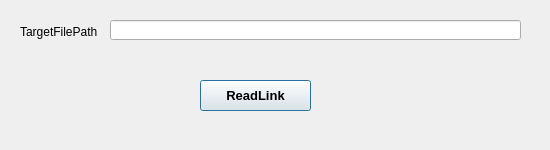
<?xml version="1.0" encoding="UTF-8"?>
<ui version="4.0">
 <class>LinkReader</class>
 <widget class="QDialog" name="LinkReader">
  <property name="geometry">
   <rect>
    <x>0</x>
    <y>0</y>
    <width>550</width>
    <height>150</height>
   </rect>
  </property>
  <property name="sizePolicy">
   <sizepolicy hsizetype="Fixed" vsizetype="Fixed">
    <horstretch>0</horstretch>
    <verstretch>0</verstretch>
   </sizepolicy>
  </property>
  <property name="minimumSize">
   <size>
    <width>550</width>
    <height>150</height>
   </size>
  </property>
  <property name="maximumSize">
   <size>
    <width>550</width>
    <height>150</height>
   </size>
  </property>
  <property name="font">
   <font>
    <weight>75</weight>
    <bold>true</bold>
   </font>
  </property>
  <property name="windowTitle">
   <string>LinkReader</string>
  </property>
  <widget class="QPushButton" name="readlinkButton">
   <property name="geometry">
    <rect>
     <x>200</x>
     <y>80</y>
     <width>111</width>
     <height>31</height>
    </rect>
   </property>
   <property name="font">
    <font>
     <pointsize>10</pointsize>
    </font>
   </property>
   <property name="text">
    <string>ReadLink</string>
   </property>
   <property name="default">
    <bool>true</bool>
   </property>
  </widget>
  <widget class="QLineEdit" name="lineEdit">
   <property name="geometry">
    <rect>
     <x>110</x>
     <y>20</y>
     <width>411</width>
     <height>20</height>
    </rect>
   </property>
   <property name="font">
    <font>
     <weight>50</weight>
     <bold>false</bold>
    </font>
   </property>
   <property name="focusPolicy">
    <enum>Qt::ClickFocus</enum>
   </property>
   <property name="readOnly">
    <bool>true</bool>
   </property>
  </widget>
  <widget class="QLabel" name="label">
   <property name="geometry">
    <rect>
     <x>20</x>
     <y>22</y>
     <width>91</width>
     <height>20</height>
    </rect>
   </property>
   <property name="font">
    <font>
     <weight>50</weight>
     <bold>false</bold>
    </font>
   </property>
   <property name="text">
    <string>TargetFilePath</string>
   </property>
  </widget>
 </widget>
 <layoutdefault spacing="6" margin="11"/>
 <resources/>
 <connections/>
</ui>
